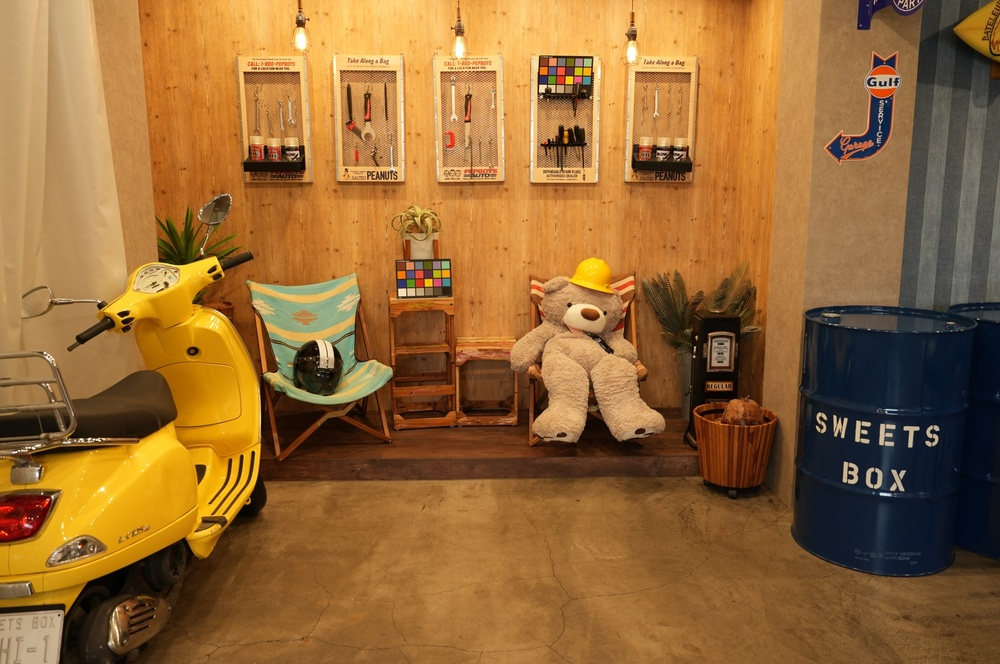
#> input picture data/BlueHawaii/test/0031.JPG, 1000 x 664 px, shrunk from 1764 x 1172 before the run
$ python -i phototransduction.py   (imports and definitions only)
#> lines starting #> are read from the running program, lines starting #| are printed output that depends on the picture
import numpy as np
from typing import Literal, Optional
import cv2


Array = np.ndarray
_Mode = Literal["log", "naka"]
_Out  = Literal["zero_mean", "0_1"]


class Phototransduction:
    def __init__(
        self,
        log_sigma: Optional[float] = None,
        mode: _Mode = "log",
        naka_n: float = 1.0,
        naka_sigma: Optional[float] = None,
        clip_percentile: Optional[float] = 99.9,
        local_radius: int = 5,
        per_channel: bool = True,
        eps: float = 1e-3,
        out_mode: _Out = "zero_mean",
        sym_clip_tau: float = 3,
        out_method: str = "symmetric",
        out_dtype = np.float32,
    ):
        self.log_sigma = log_sigma
        self.mode = mode
        self.naka_n = float(naka_n)
        self.naka_sigma = naka_sigma
        self.clip_percentile = clip_percentile
        self.local_radius = int(local_radius)
        self.per_channel = bool(per_channel)
        self.eps = float(eps)
        self.out_mode = out_mode
        self.sym_clip_tau = float(sym_clip_tau)
        self.out_method = out_method
        self.out_dtype = out_dtype

    # ---------- public API ----------
    def __call__(self, I: Array) -> Array:
        x = self._to_float01(I)

        if self.mode == "log":
            effective_log_sigma = self._auto_log_sigma(x) if self.log_sigma is None else self.log_sigma
            x = self._log_compress(x, effective_log_sigma)
        elif self.mode == "naka":
            effective_naka_sigma = self._auto_naka_sigma(x) if self.naka_sigma is None else self.naka_sigma
            x = self._naka_rushton(x, n=self.naka_n, sigma=effective_naka_sigma)
        else:
            raise ValueError(f"Unknown mode: {self.mode}")

        if self.out_mode == "0_1":
            if self.out_method == "symmetric":
                x = self._to_01_symmetric(x, tau=self.sym_clip_tau)
            elif self.out_method == "percentile":
                x = self._to_01_percentile(x, lower_pct=2.5, upper_pct=97.5)
            elif self.out_method == "linear":
                x = self._to_01_linear(x)
            elif self.out_method == "histogram":
                x = self._to_01_histogram(x)
            else:
                raise ValueError(f"Unknown out_method: {self.out_method}")
        elif self.out_mode == "zero_mean":
            pass
        else:
            raise ValueError(f"Unknown out_mode: {self.out_mode}")

        return x.astype(self.out_dtype, copy=False)

    # [42 lines left out: functions _to_01_symmetric, _to_01_percentile, _to_01_linear, _to_01_histogram, not called in this run]

    def _to_float01(self, I: Array) -> Array:
        if np.issubdtype(I.dtype, np.integer):
            maxv = np.iinfo(I.dtype).max
#> maxv = 255
            x = I.astype(np.float32) / float(maxv)
            return np.clip(x, 0.0, 1.0)
        x = I.astype(np.float32, copy=False)
        if self.clip_percentile is None:
            maxv = float(np.max(x)) if x.size else 1.0
            if maxv <= 1.0 + 1e-6:
                return np.clip(x, 0.0, 1.0)
            return np.clip(x / (maxv + 1e-12), 0.0, 1.0)

        hi = np.percentile(x, self.clip_percentile)
        if hi <= 1e-12:
            return np.zeros_like(x, dtype=np.float32)
        return np.clip(x / hi, 0.0, 1.0)

    def _auto_log_sigma(self, x: Array) -> float:
        if x.ndim == 3:
            brightness = np.mean(x, axis=2)
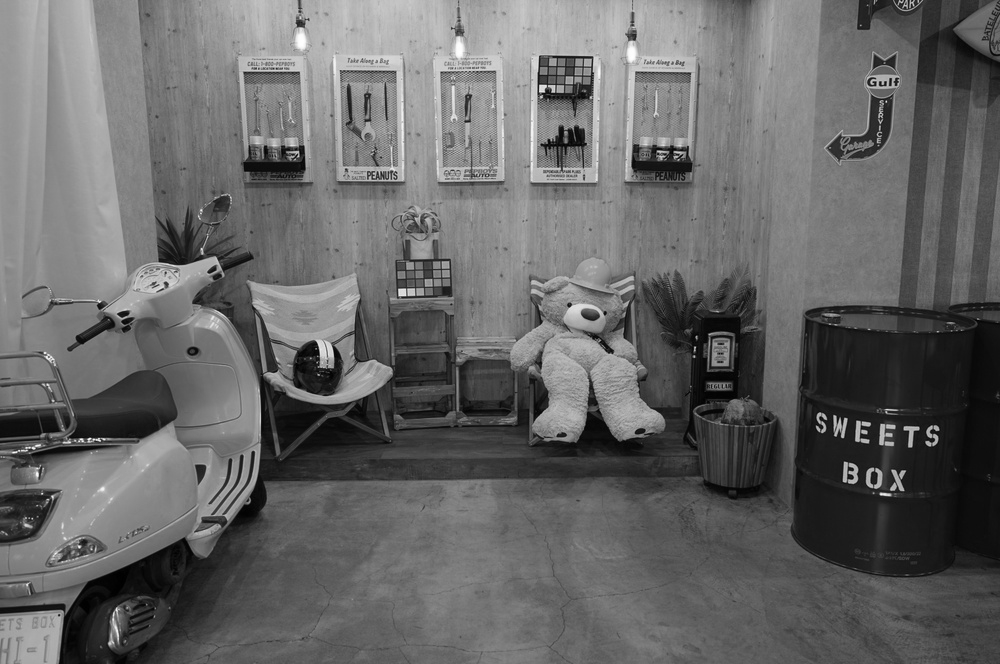
#> brightness: shape (664, 1000) float32; min 0, max 0.999, mean 0.404
        else:
            brightness = x

        median_brightness = np.median(brightness)
#> median_brightness = 0.427

        median_brightness = np.clip(median_brightness, 0.05, 0.95)

        auto_sigma = median_brightness * 0.4
#> auto_sigma = 0.171

        auto_sigma = np.clip(auto_sigma, 0.02, 0.5)

        return float(auto_sigma)

    # [16 lines left out: function _auto_naka_sigma, not called in this run]

    @staticmethod
    def _log_compress(x: Array, sigma: float) -> Array:
#> called with sigma = 0.171
        denom = np.log1p(1.0 / (sigma + 1e-12))
#> denom = 1.92
        return np.log1p(x / (sigma + 1e-12)) / (denom + 1e-12)
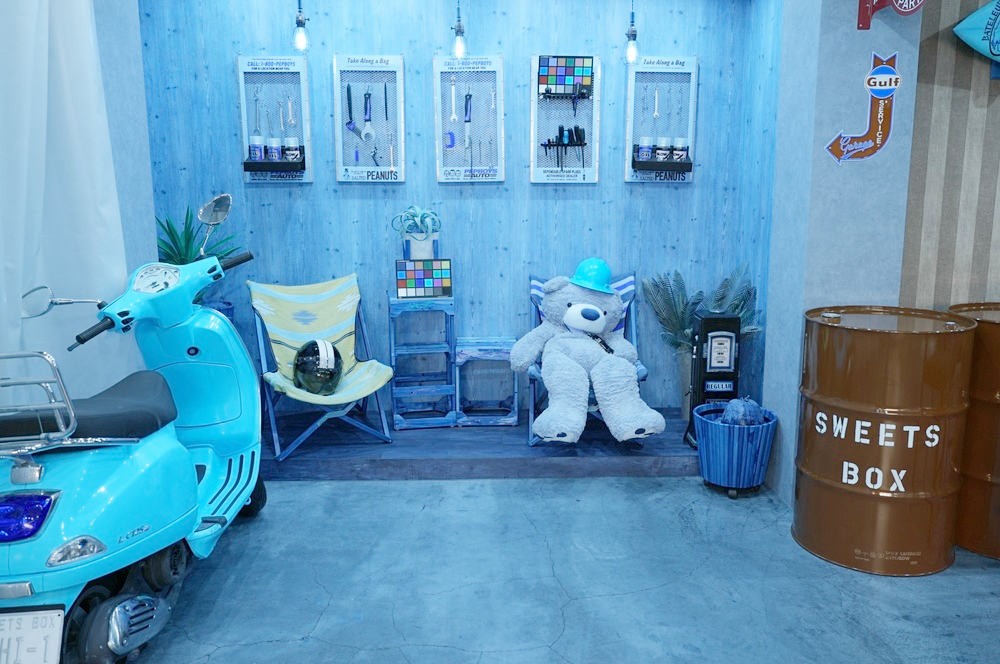
#> returned value: shape (664, 1000, 3) float32; mean of channels 0, 1, 2 0.727, 0.601, 0.39; drawn as B, G, R

    # [72 lines left out: functions _naka_rushton, _zero_center, _to_01_from_zero_mean, _gaussian_blur, _gauss_kernel1d, _gauss_sep and 3 more, not called in this run]

>>> import cv2
>>> picture = cv2.cvtColor(cv2.imread('../data/BlueHawaii/test/0031.JPG'), cv2.COLOR_BGR2RGB)
>>> result = Phototransduction()(picture)

$ run again, on data/BlueHawaii/test/0032.JPG
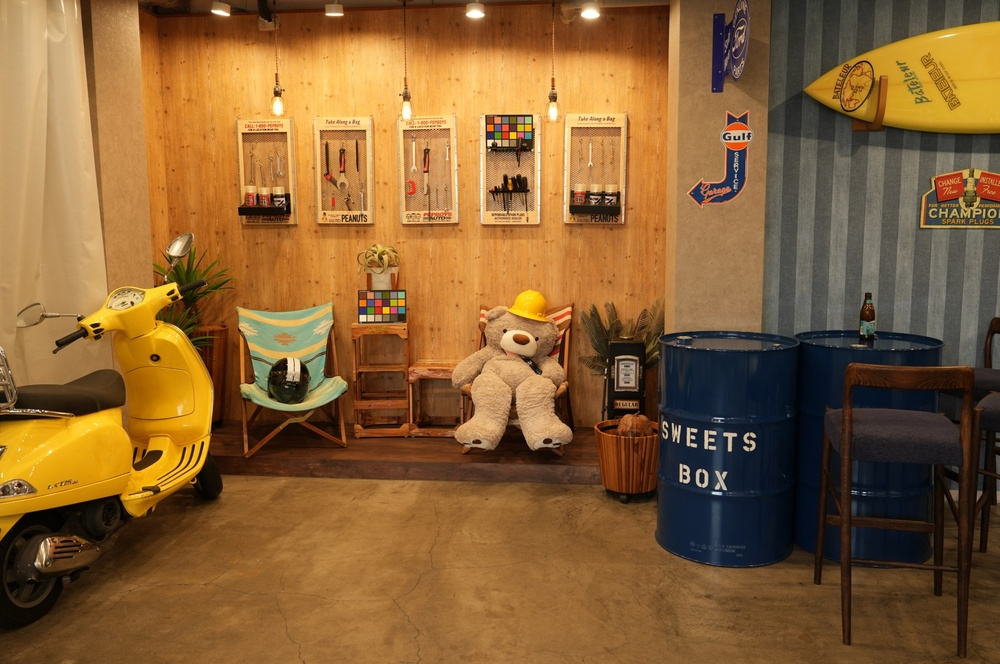
#> input picture data/BlueHawaii/test/0032.JPG, 1000 x 664 px, shrunk from 1764 x 1172 before the run
#> in _auto_log_sigma, `brightness = np.mean(x, axis=2)`:
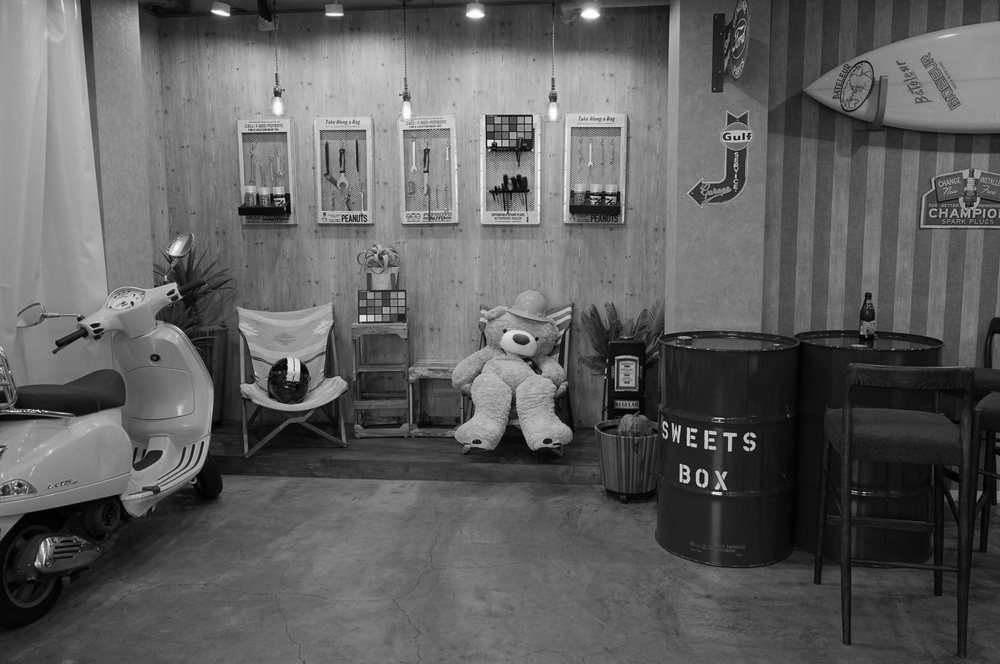
#> brightness: shape (664, 1000) float32; min 0, max 1, mean 0.374
#> median_brightness = 0.384
#> auto_sigma = 0.154
#> denom = 2.02
#> in _log_compress, `return np.log1p(x / (sigma + 1e-12)) / (denom + 1e-12)`:
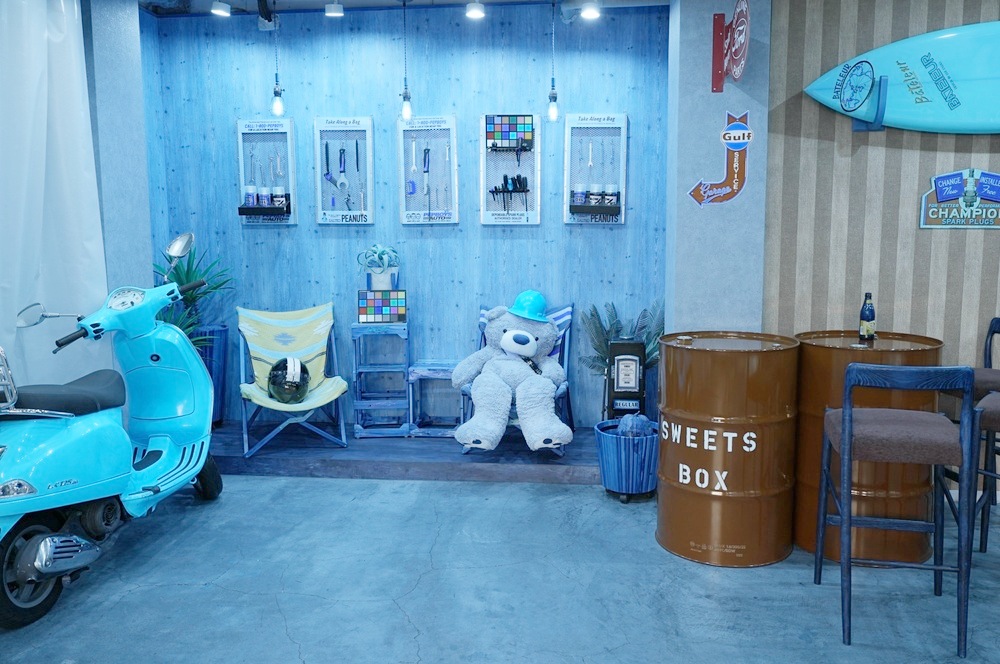
#> returned value: shape (664, 1000, 3) float32; mean of channels 0, 1, 2 0.691, 0.578, 0.391; drawn as B, G, R

$ run again, on data/BlueHawaii/test/0033.JPG
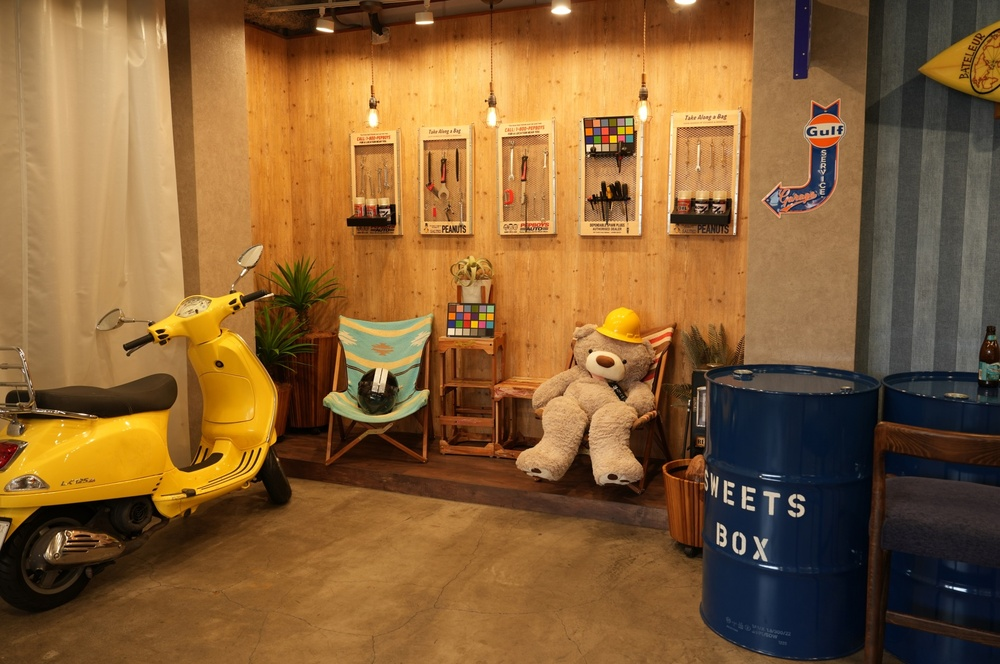
#> input picture data/BlueHawaii/test/0033.JPG, 1000 x 664 px, shrunk from 1764 x 1172 before the run
#> in _auto_log_sigma, `brightness = np.mean(x, axis=2)`:
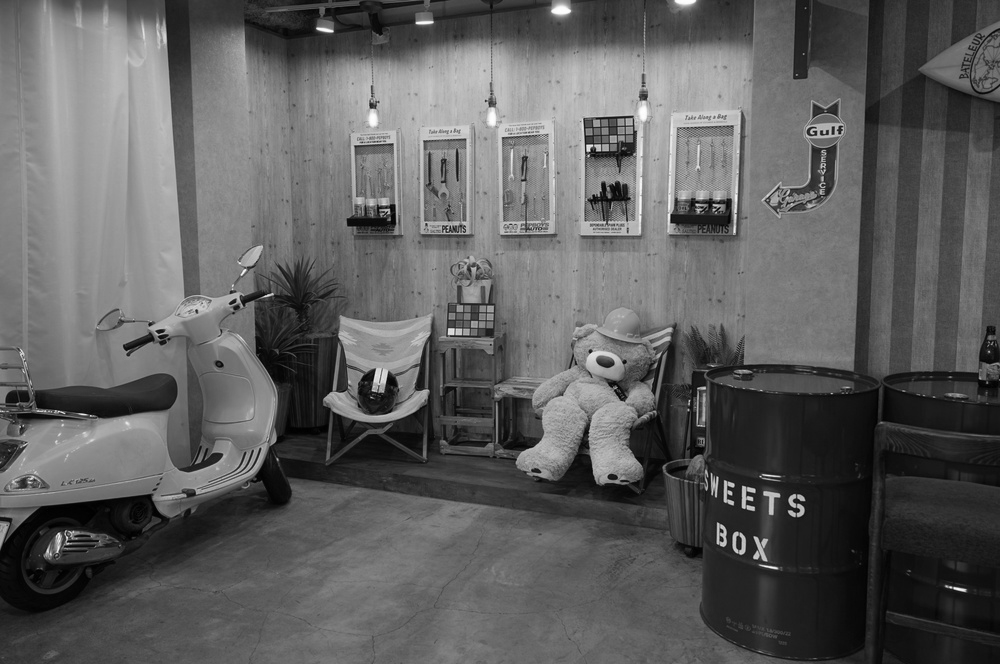
#> brightness: shape (664, 1000) float32; min 0, max 1, mean 0.372
#> median_brightness = 0.387
#> auto_sigma = 0.155
#> denom = 2.01
#> in _log_compress, `return np.log1p(x / (sigma + 1e-12)) / (denom + 1e-12)`:
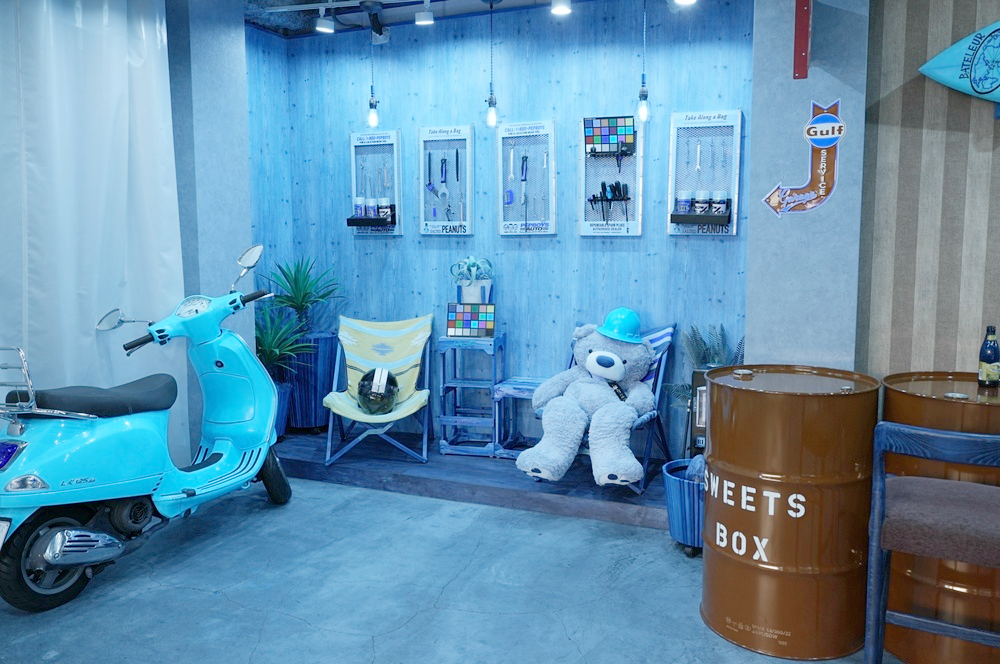
#> returned value: shape (664, 1000, 3) float32; mean of channels 0, 1, 2 0.681, 0.571, 0.394; drawn as B, G, R

$ run again, on data/BlueHawaii/test/0034.JPG
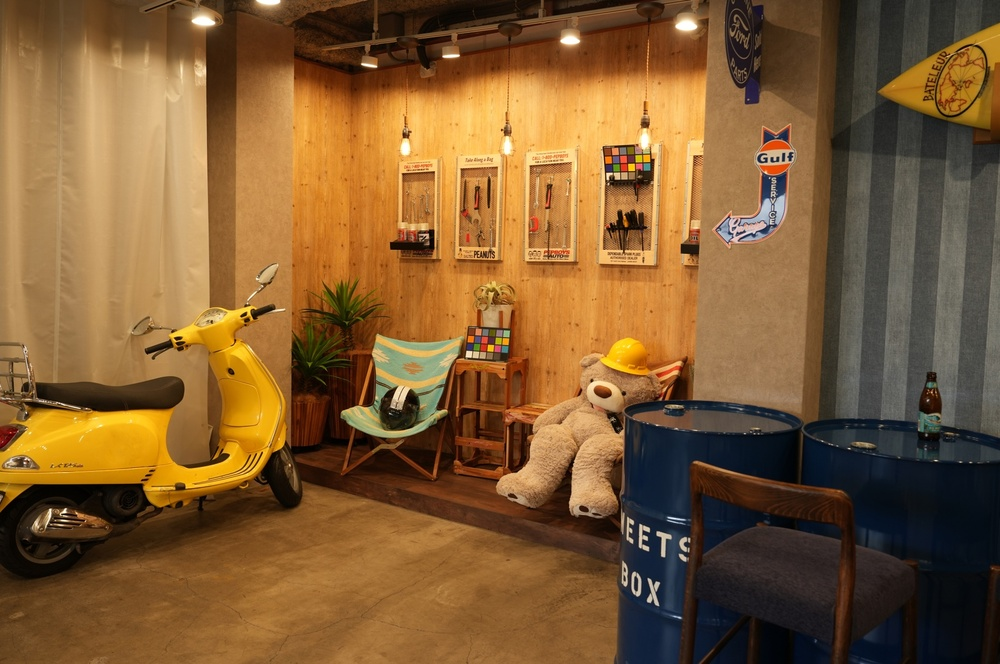
#> input picture data/BlueHawaii/test/0034.JPG, 1000 x 664 px, shrunk from 1764 x 1172 before the run
#> in _auto_log_sigma, `brightness = np.mean(x, axis=2)`:
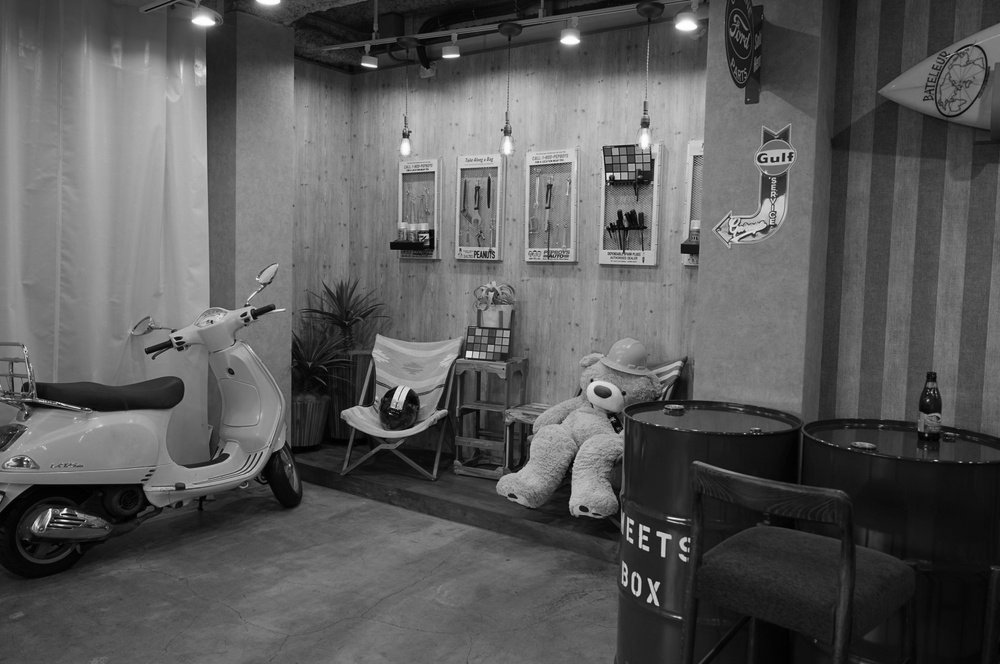
#> brightness: shape (664, 1000) float32; min 0.00131, max 1, mean 0.354
#> median_brightness = 0.361
#> auto_sigma = 0.144
#> denom = 2.07
#> in _log_compress, `return np.log1p(x / (sigma + 1e-12)) / (denom + 1e-12)`:
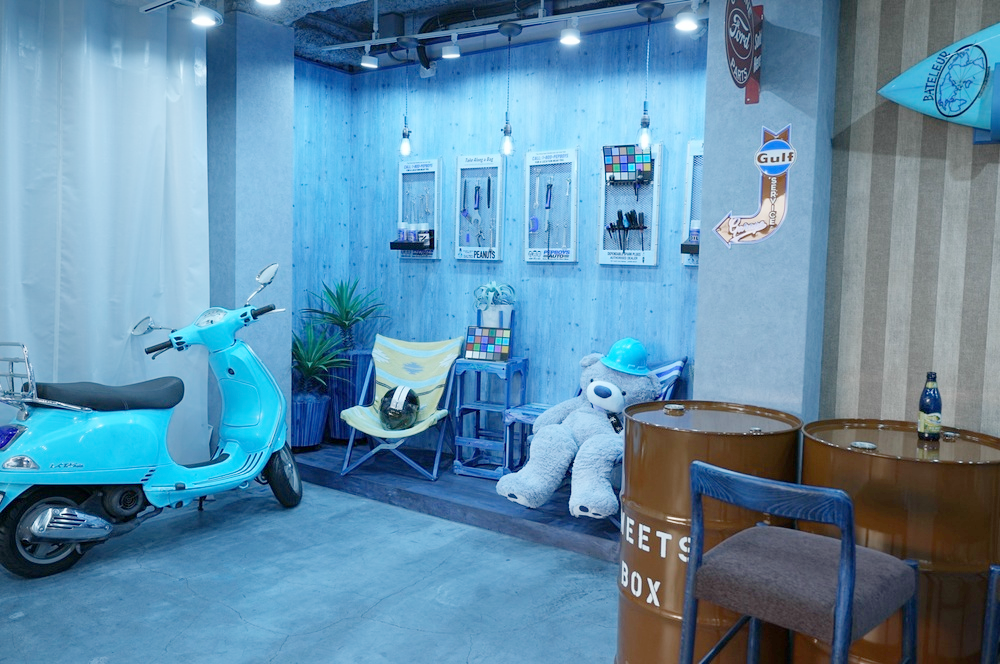
#> returned value: shape (664, 1000, 3) float32; mean of channels 0, 1, 2 0.664, 0.559, 0.387; drawn as B, G, R
